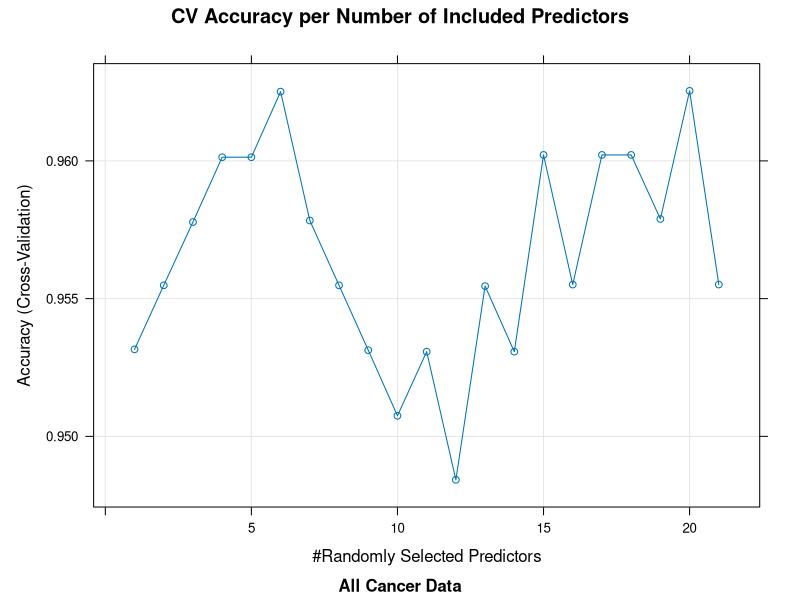
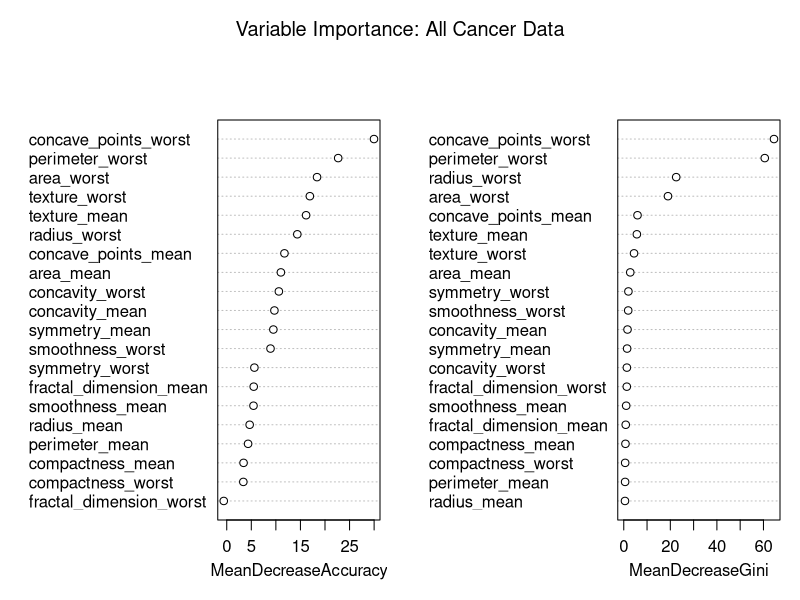
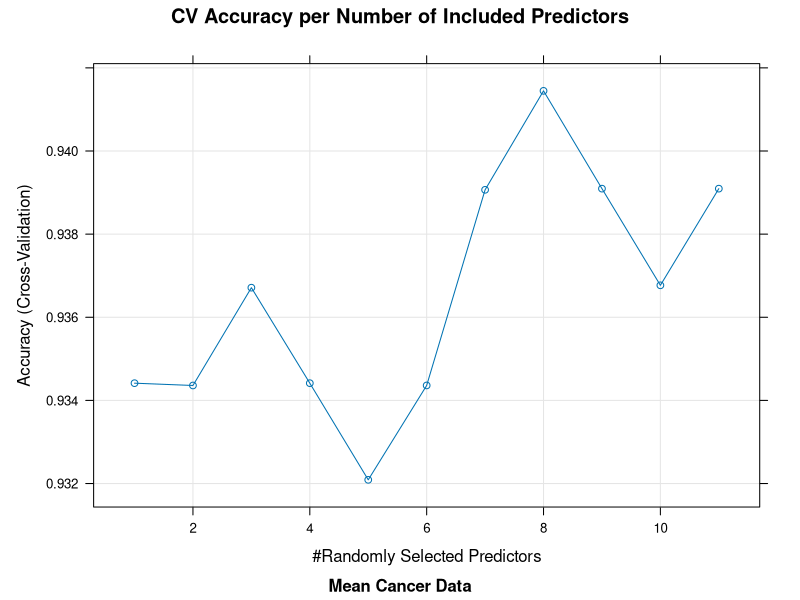
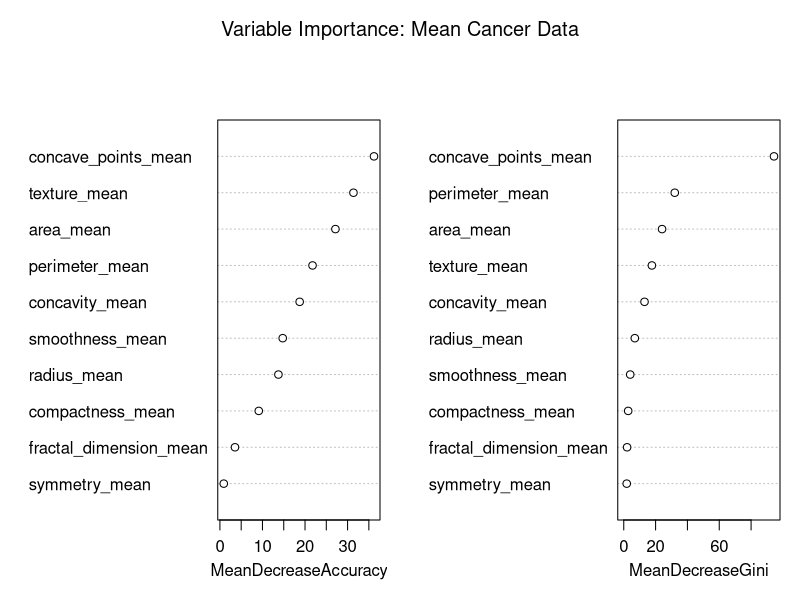
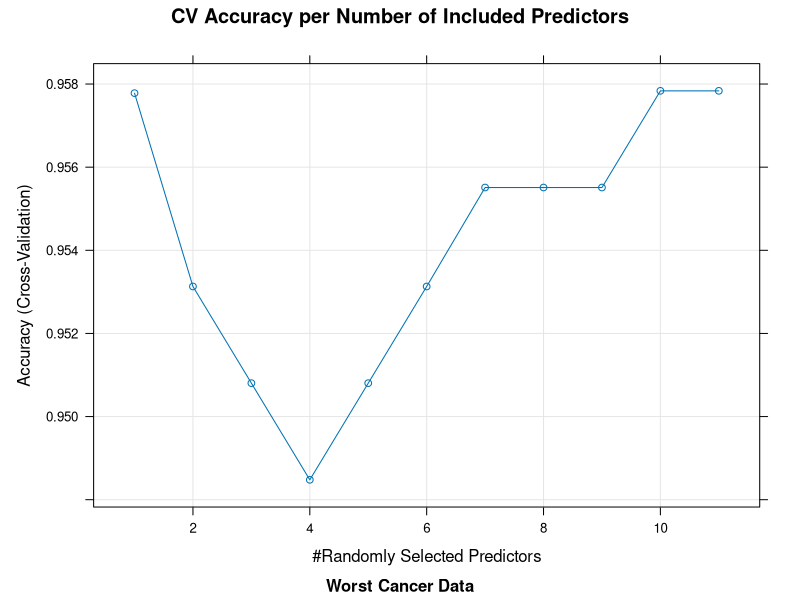
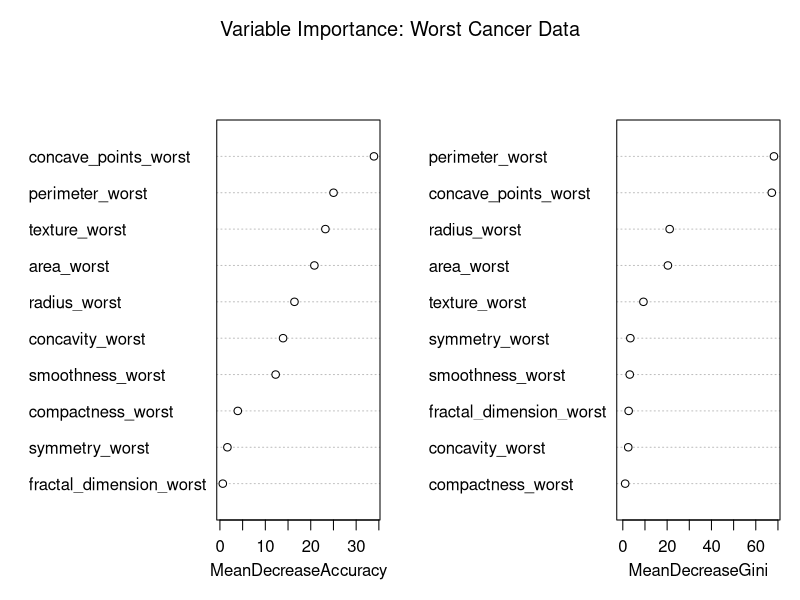

The R source for these figures, in order:
# Random Forest COde #
#Loading datasets
breast_cancer <- readxl::read_xlsx('Breast Cancer data - CS 5610.xlsx')
cancer_mean   <- read.csv('breast_cancer_mean.csv')
cancer_worst  <- read.csv('breast_cancer_worst.csv')
#Removing SE columns and renaming two columns for cancer_all
cancer_all    <- breast_cancer[, -1]
cancer_all    <- cancer_all[, !grepl('_se', colnames(cancer_all))]
colnames(cancer_all)[c(9, 19)] <- c("concave_points_mean", "concave_points_worst")
#Setting 'diagnosis' to factor variable
cancer_all$diagnosis   <- as.factor(cancer_all$diagnosis)
cancer_mean$diagnosis  <- as.factor(cancer_mean$diagnosis)
cancer_worst$diagnosis <- as.factor(cancer_worst$diagnosis)

#Loading required libraries
library(tidyverse)
library(randomForest)
library(caTools)
library(caret)

#RF for cancer_all data
set.seed(99)
sampl_all <- sample.split(cancer_all$diagnosis, SplitRatio = 0.75)
train_all <- subset(cancer_all, sampl_all == TRUE)
test_all  <- subset(cancer_all, sampl_all != TRUE)

## hyperparameter tuning
control <- trainControl(method = 'cv', number = 5, search = 'grid')
tunegrid <- expand.grid(mtry = c(1:ncol(train_all)))
set.seed(99)
test_rf <- train(diagnosis ~., data = train_all, method = 'rf',
                 metric = 'Accuracy',
                 tuneGrid = tunegrid,
                 trControl = control)
plot(test_rf, main = "CV Accuracy per Number of Included Predictors",
     sub = "All Cancer Data")
test_rf$bestTune

## building training model
set.seed(99)
rf_all <- randomForest(diagnosis ~., data = train_all, 
                       ntree = 500,
                       mtry = 20,
                       importance = TRUE)

## testing model, confusion matrix, plots
cancer_all.pred <- predict(rf_all, newdata = test_all)
confusionMatrix(cancer_all.pred, test_all$diagnosis,
                mode = 'everything',
                positive = 'M')
varImpPlot(rf_all, main = "Variable Importance: All Cancer Data")










#RF for cancer_mean data
set.seed(99)
sampl_mean <- sample.split(cancer_mean$diagnosis, SplitRatio = 0.75)
train_mean <- subset(cancer_mean, sampl_mean == TRUE)
test_mean  <- subset(cancer_mean, sampl_mean != TRUE)

## hyperparameter tuning
control <- trainControl(method = 'cv', number = 5, search = 'grid')
tunegrid <- expand.grid(mtry = c(1:ncol(train_mean)))
set.seed(99)
test_rf <- train(diagnosis ~., data = train_mean, method = 'rf',
                 metric = 'Accuracy',
                 tuneGrid = tunegrid,
                 trControl = control)
plot(test_rf, main = "CV Accuracy per Number of Included Predictors",
     sub = "Mean Cancer Data")
test_rf$bestTune

## building training model
set.seed(99)
rf_mean <- randomForest(diagnosis ~., data = train_mean, 
                       ntree = 500,
                       mtry = 8,
                       importance = TRUE)

## testing model, confusion matrix, plots
cancer_mean.pred <- predict(rf_mean, newdata = test_mean)
confusionMatrix(cancer_mean.pred, test_mean$diagnosis,
                mode = 'everything',
                positive = 'M')
varImpPlot(rf_mean, main = "Variable Importance: Mean Cancer Data")












#RF for cancer_worst data
set.seed(99)
sampl_worst <- sample.split(cancer_worst$diagnosis, SplitRatio = 0.75)
train_worst <- subset(cancer_worst, sampl_worst == TRUE)
test_worst  <- subset(cancer_worst, sampl_worst != TRUE)

## hyperparameter tuning
control <- trainControl(method = 'cv', number = 5, search = 'grid')
tunegrid <- expand.grid(mtry = c(1:ncol(train_worst)))
set.seed(99)
test_rf <- train(diagnosis ~., data = train_worst, method = 'rf',
                 metric = 'Accuracy',
                 tuneGrid = tunegrid,
                 trControl = control)
plot(test_rf, main = "CV Accuracy per Number of Included Predictors",
     sub = "Worst Cancer Data")
test_rf$bestTune

## building training model
set.seed(99)
rf_worst <- randomForest(diagnosis ~., data = train_worst,
                         ntree = 500, 
                         mtry = 10,
                         importance = TRUE)

## testing model, confusion matrix, plots
cancer_worst.pred <- predict(rf_worst, newdata = test_worst)
confusionMatrix(cancer_worst.pred, test_worst$diagnosis,
                mode = 'everything',
                positive = 'M')

varImpPlot(rf_worst, main = "Variable Importance: Worst Cancer Data")
